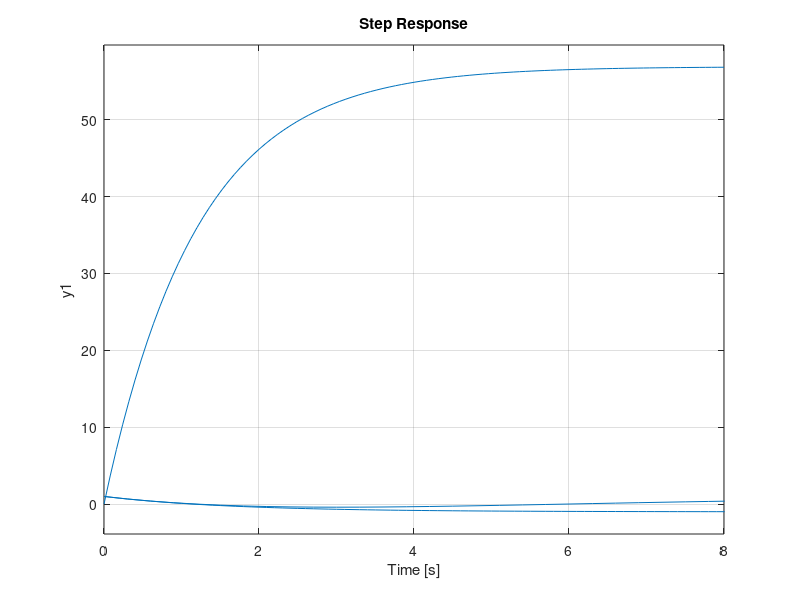

Write MATLAB code to recreate this figure.
num1 = [1 -0.6]; % Numerador sistema pade 1º
den1 = [1 0.6]; % Denominador pade 1º
Pade1 = tf(num1, den1); % Función de transferencia
% Aproximación de Padé de segundo orden


num2 = [1 -0.6 0.12]; % Numerador pade 2º
den2 = [1 0.6 0.12]; % Denominador pade 2º
Pade2 = tf(num2, den2); % Función de transferencia Pade2

Td = 1.2; % tiempo de retardo
K = 12.7767; % ganancia unitaria
num =K * (3.5/5) * (6.36);
den = [Td 1]; % denominador considerando el retardo

sys = tf(num, den); % función de transferencia sistema

% Graficar las respuestas al escalón
figure;
step(Pade1); hold on;
step(Pade2); hold on;
step(sys); % respuesta al escalón
grid on;